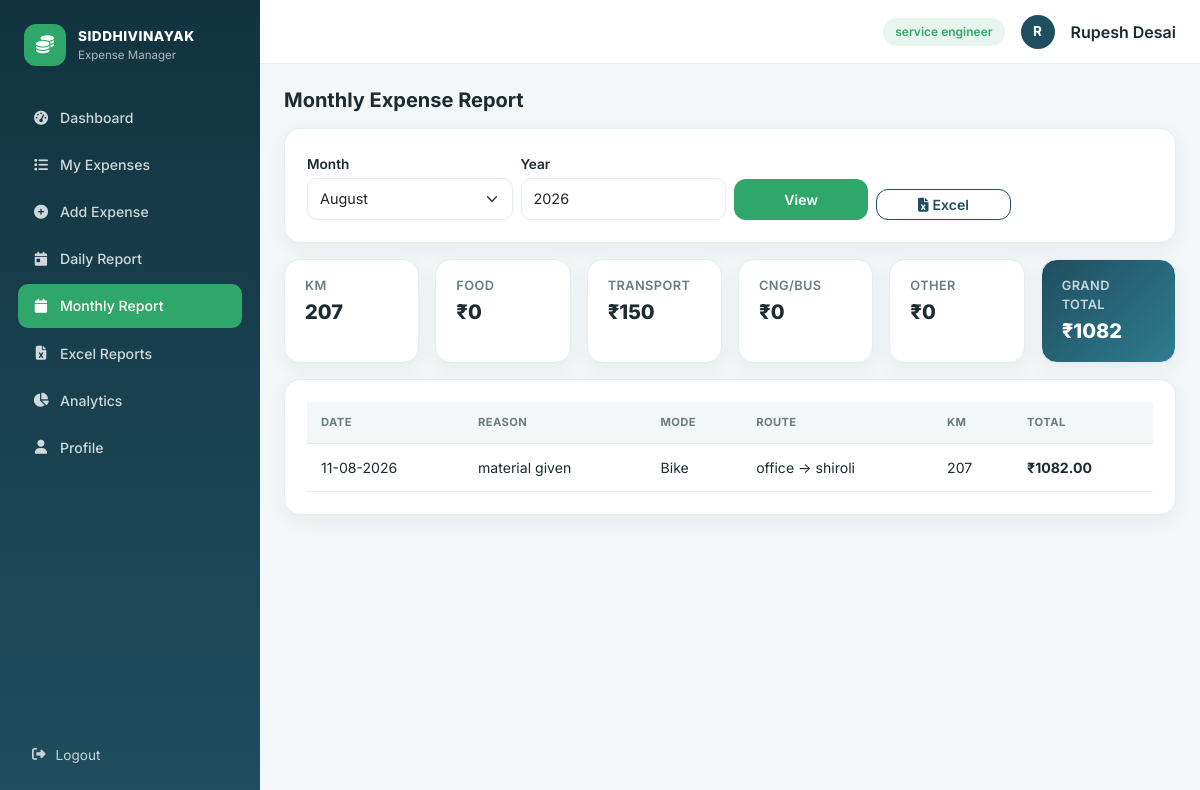
Screenshot of /monthly-report (signed in) with the database file from the repository.
### models.py (models this page shows, shortened)
class Employee(UserMixin, db.Model):
    __tablename__ = "employees"
    id = db.Column(db.Integer, primary_key=True)
    employee_code = db.Column(db.String(20), unique=True, nullable=False)
    name = db.Column(db.String(120), nullable=False)
    email = db.Column(db.String(120), unique=True, nullable=False)
    mobile = db.Column(db.String(20))
    designation = db.Column(db.String(100))
    department = db.Column(db.String(100))
    password_hash = db.Column(db.String(255), nullable=False)
    joining_date = db.Column(db.Date, default=date.today)
    role = db.Column(db.String(20), default="employee")  # employee | admin
    is_blocked = db.Column(db.Boolean, default=False)
    created_at = db.Column(db.DateTime, default=datetime.utcnow)
    expenses = db.relationship(
        "Expense", backref="employee", lazy=True, cascade="all, delete-orphan"
    )
    @property
    def is_active(self):
        return not self.is_blocked
    @property
    def is_admin(self):
        return self.role == "admin"

class Expense(db.Model):
    __tablename__ = "expenses"
    id = db.Column(db.Integer, primary_key=True)
    employee_id = db.Column(db.Integer, db.ForeignKey("employees.id"), nullable=False)
    expense_date = db.Column(db.Date, nullable=False, default=date.today)
    reason = db.Column(db.String(255), nullable=False)
    mode = db.Column(db.String(20), nullable=False)  # Bike/Bus/Train/Car/Auto/Cab/Other
    from_location = db.Column(db.String(120))
    to_location = db.Column(db.String(120))
    other_amount = db.Column(db.Float, default=0)
    cng_bus_amount = db.Column(db.Float, default=0)
    km = db.Column(db.Float, default=0)
    courier_transport_amount = db.Column(db.Float, default=0)
    food_amount = db.Column(db.Float, default=0)
    km_rate = db.Column(db.Float, default=0)
    km_amount = db.Column(db.Float, default=0)
    total_amount = db.Column(db.Float, default=0)
    notes = db.Column(db.Text)
    created_at = db.Column(db.DateTime, default=datetime.utcnow)
    updated_at = db.Column(db.DateTime, default=datetime.utcnow, onupdate=datetime.utcnow)

### routes/employee.py (the view)
@employee_bp.route("/monthly-report")
@login_required
def monthly_report():
    month = int(request.args.get("month", date.today().month))
    year = int(request.args.get("year", date.today().year))
    items = Expense.query.filter(
        Expense.employee_id == current_user.id,
        extract("month", Expense.expense_date) == month,
        extract("year", Expense.expense_date) == year,
    ).order_by(Expense.expense_date.asc()).all()
    summary = {
        "total_expenses": sum(e.total_amount or 0 for e in items),
        "km": sum(e.km or 0 for e in items),
        "food": sum(e.food_amount or 0 for e in items),
        "transport": sum(e.courier_transport_amount or 0 for e in items),
        "cng_bus": sum(e.cng_bus_amount or 0 for e in items),
        "other": sum(e.other_amount or 0 for e in items),
    }
    summary["grand_total"] = summary["total_expenses"]
    return render_template("monthly_report.html", items=items, summary=summary,
                            month=month, year=year)

### templates/monthly_report.html (shortened to what this page needs)
{% extends "base.html" %}
{% block content %}
<h5 class="fw-bold mb-3">Monthly Expense Report</h5>
<div class="panel mb-3">
  <form method="GET" class="row g-2 align-items-end">
    <div class="col-md-3">
      <label class="form-label mb-1">Month</label>
      <select name="month" class="form-select form-select-sm">
        {% for i in range(1,13) %}
        <option value="{{ i }}" {{ 'selected' if i == month }}>{{ ["January","February","March","April","May","June","July","August","September","October","November","December"][i-1] }}</option>
        {% endfor %}
      </select>
    </div>
    <div class="col-md-3">
      <label class="form-label mb-1">Year</label>
      <input type="number" name="year" value="{{ year }}" class="form-control form-control-sm">
    </div>
    <div class="col-md-2">
      <button class="btn btn-brand btn-sm w-100">View</button>
    </div>
    <div class="col-md-2">
      <a class="btn btn-outline-brand btn-sm w-100" href="{{ url_for('excel.export_monthly', month=month, year=year) }}"><i class="fa-solid fa-file-excel me-1"></i>Excel</a>
    </div>
  </form>
</div>
<div class="row g-3 mb-3">
  <div class="col-6 col-md-2"><div class="stat-card py-3"><div class="stat-label">KM</div><div class="stat-value fs-5">{{ "%.0f"|format(summary.km) }}</div></div></div>
  <div class="col-6 col-md-2"><div class="stat-card py-3"><div class="stat-label">Food</div><div class="stat-value fs-5">₹{{ "%.0f"|format(summary.food) }}</div></div></div>
  <div class="col-6 col-md-2"><div class="stat-card py-3"><div class="stat-label">Transport</div><div class="stat-value fs-5">₹{{ "%.0f"|format(summary.transport) }}</div></div></div>
  <div class="col-6 col-md-2"><div class="stat-card py-3"><div class="stat-label">CNG/Bus</div><div class="stat-value fs-5">₹{{ "%.0f"|format(summary.cng_bus) }}</div></div></div>
  <div class="col-6 col-md-2"><div class="stat-card py-3"><div class="stat-label">Other</div><div class="stat-value fs-5">₹{{ "%.0f"|format(summary.other) }}</div></div></div>
  <div class="col-6 col-md-2"><div class="stat-card py-3" style="background:linear-gradient(135deg,#1f4e5f,#2f7c8f);color:#fff;"><div class="stat-label" style="color:rgba(255,255,255,.75);">Grand Total</div><div class="stat-value fs-5">₹{{ "%.0f"|format(summary.grand_total) }}</div></div></div>
</div>
<div class="panel">
  <div class="table-responsive">
    <table class="table-modern">
      <thead><tr><th>Date</th><th>Reason</th><th>Mode</th><th>Route</th><th>KM</th><th>Total</th></tr></thead>
      <tbody>
        {% for e in items %}
        <tr>
          <td>{{ e.expense_date.strftime('%d-%m-%Y') }}</td>
          <td>{{ e.reason }}</td>
          <td class="text-capitalize">{{ e.mode }}</td>
          <td>{{ e.from_location }} → {{ e.to_location }}</td>
          <td>{{ e.km|int if e.km else "—" }}</td>
          <td class="fw-bold">₹{{ "%.2f"|format(e.total_amount) }}</td>
        </tr>
        {% else %}
        <tr><td colspan="6" class="text-center text-muted py-4">No expenses for this month.</td></tr>
        {% endfor %}
      </tbody>
    </table>
  </div>
</div>
{% endblock %}

### templates/base.html (shortened to what this page needs)
<!DOCTYPE html>
<html lang="en">
<head>
<link href="https://cdn.jsdelivr.net/npm/bootstrap@5.3.3/dist/css/bootstrap.min.css" rel="stylesheet">
<link rel="stylesheet" href="https://cdnjs.cloudflare.com/ajax/libs/font-awesome/6.5.2/css/all.min.css">
<link rel="stylesheet" href="{{ url_for('static', filename='css/style.css') }}">
</head>
<body class="{% if current_user.is_authenticated %}has-shell{% endif %}">
{% if current_user.is_authenticated %}
<div class="app-shell">
  <aside class="sidebar d-none d-lg-flex flex-column">
    <div class="sidebar-brand">
      <div class="brand-mark"><i class="fa-solid fa-coins"></i></div>
      <div>
        <div class="brand-title">SIDDHIVINAYAK</div>
        <div class="brand-sub">Expense Manager</div>
      </div>
    </div>
    <nav class="sidebar-nav">
      {% if current_user.is_admin %}
        <a href="{{ url_for('admin.dashboard') }}" class="nav-link {{ 'active' if request.endpoint == 'admin.dashboard' }}"><i class="fa-solid fa-gauge-high"></i> Dashboard</a>
        <a href="{{ url_for('admin.employees') }}" class="nav-link {{ 'active' if request.endpoint and request.endpoint.startswith('admin.employ') }}"><i class="fa-solid fa-users"></i> Employees</a>
        <a href="{{ url_for('admin.all_expenses') }}" class="nav-link {{ 'active' if request.endpoint == 'admin.all_expenses' }}"><i class="fa-solid fa-receipt"></i> All Expenses</a>
        <a href="{{ url_for('admin.reports') }}" class="nav-link {{ 'active' if request.endpoint and request.endpoint.startswith('admin.reports') or request.endpoint == 'admin.employee_report' }}"><i class="fa-solid fa-chart-line"></i> Reports</a>
        <a href="{{ url_for('excel.export_all_employees') }}" class="nav-link"><i class="fa-solid fa-file-excel"></i> Excel Export</a>
        <a href="{{ url_for('admin.rates') }}" class="nav-link {{ 'active' if request.endpoint == 'admin.rates' }}"><i class="fa-solid fa-road"></i> KM Rates</a>
        <a href="{{ url_for('admin.settings') }}" class="nav-link {{ 'active' if request.endpoint == 'admin.settings' }}"><i class="fa-solid fa-gear"></i> Settings</a>
      {% else %}
        <a href="{{ url_for('employee.dashboard') }}" class="nav-link {{ 'active' if request.endpoint == 'employee.dashboard' }}"><i class="fa-solid fa-gauge-high"></i> Dashboard</a>
        <a href="{{ url_for('employee.expenses') }}" class="nav-link {{ 'active' if request.endpoint == 'employee.expenses' }}"><i class="fa-solid fa-list"></i> My Expenses</a>
        <a href="{{ url_for('employee.add_expense') }}" class="nav-link {{ 'active' if request.endpoint == 'employee.add_expense' }}"><i class="fa-solid fa-circle-plus"></i> Add Expense</a>
        <a href="{{ url_for('employee.daily_report') }}" class="nav-link {{ 'active' if request.endpoint == 'employee.daily_report' }}"><i class="fa-solid fa-calendar-day"></i> Daily Report</a>
        <a href="{{ url_for('employee.monthly_report') }}" class="nav-link {{ 'active' if request.endpoint == 'employee.monthly_report' }}"><i class="fa-solid fa-calendar"></i> Monthly Report</a>
        <a href="{{ url_for('excel.export_all') }}" class="nav-link"><i class="fa-solid fa-file-excel"></i> Excel Reports</a>
        <a href="{{ url_for('employee.analytics') }}" class="nav-link {{ 'active' if request.endpoint == 'employee.analytics' }}"><i class="fa-solid fa-chart-pie"></i> Analytics</a>
        <a href="{{ url_for('employee.profile') }}" class="nav-link {{ 'active' if request.endpoint == 'employee.profile' }}"><i class="fa-solid fa-user"></i> Profile</a>
      {% endif %}
    </nav>
    <a href="{{ url_for('auth.logout') }}" class="sidebar-logout"><i class="fa-solid fa-right-from-bracket"></i> Logout</a>
  </aside>
  <div class="main-col">
    <header class="topbar">
      <div class="ms-auto d-flex align-items-center gap-3">
        <span class="badge-role">{{ 'Administrator' if current_user.is_admin else current_user.designation }}</span>
        <div class="avatar-circle">{{ current_user.name[0] }}</div>
        <span class="d-none d-md-inline fw-semibold">{{ current_user.name }}</span>
      </div>
    </header>
    <main class="content-area pb-5 pb-lg-4">
      {% block content %}{% endblock %}
    </main>
  </div>
</div>
{% endif %}
</body>
</html>

### static/css/style.css (style rules this page uses)
:root { --brand-dark:#12333f; --brand:#1f4e5f; --brand-light:#2f7c8f; --accent:#2fa66a; --accent-soft:#e8f5ee; --bg:#f4f7f8; --card:#ffffff; --text:#1c2b30; --muted:#6b7c80; --border:#e6edee; --radius:16px; --shadow:0 6px 20px rgba(18,51,63,.06); }
* { box-sizing:border-box; }
body { font-family:'Inter',system-ui,-apple-system,sans-serif; background:var(--bg); color:var(--text); margin:0; }
.app-shell { display:flex;min-height:100vh; }
.sidebar { width:260px;flex-shrink:0; background:linear-gradient(180deg,var(--brand-dark),var(--brand)); color:#fff;padding:24px 18px; }
.sidebar-brand { display:flex;align-items:center;gap:12px;margin-bottom:30px;padding:0 6px; }
.brand-mark { width:42px;height:42px;border-radius:12px;background:var(--accent);display:flex;align-items:center;justify-content:center;font-size:18px; }
.brand-title { font-weight:800;font-size:.85rem;letter-spacing:.5px; }
.brand-sub { font-size:.72rem;color:rgba(255,255,255,.65); }
.sidebar-nav { display:flex;flex-direction:column;gap:4px;flex:1; }
.sidebar-nav .nav-link { color:rgba(255,255,255,.8); padding:11px 14px;border-radius:10px;font-size:.88rem;font-weight:500; display:flex;align-items:center;gap:10px;transition:.15s; }
.sidebar-nav .nav-link i { width:18px;text-align:center; }
.sidebar-nav .nav-link.active { background:var(--accent);color:#fff; }
.sidebar-logout { color:rgba(255,255,255,.75);padding:11px 14px;font-size:.85rem;text-decoration:none;display:flex;gap:10px;align-items:center; }
.main-col { flex:1;display:flex;flex-direction:column;min-width:0; }
.topbar { height:64px;background:var(--card);border-bottom:1px solid var(--border); display:flex;align-items:center;padding:0 24px;position:sticky;top:0;z-index:10; }
.badge-role { background:var(--accent-soft);color:var(--accent);font-size:.75rem;font-weight:600;padding:5px 12px;border-radius:20px; }
.avatar-circle { width:34px;height:34px;border-radius:50%;background:var(--brand);color:#fff;display:flex;align-items:center;justify-content:center;font-weight:700;font-size:.85rem; }
.content-area { padding:24px;max-width:1300px;width:100%;margin:0 auto; }
.stat-card { background:var(--card);border-radius:var(--radius);box-shadow:var(--shadow); padding:20px;border:1px solid var(--border);height:100%; }
.stat-card .stat-label { color:var(--muted);font-size:.8rem;font-weight:600;text-transform:uppercase;letter-spacing:.4px; }
.stat-card .stat-value { font-size:1.6rem;font-weight:800;margin-top:2px; }
.panel { background:var(--card);border-radius:var(--radius);box-shadow:var(--shadow); border:1px solid var(--border);padding:22px; }
.btn-brand { background:var(--accent);border:none;color:#fff;font-weight:600; border-radius:12px;padding:10px 20px;transition:.15s; }
.btn-outline-brand { border:1.5px solid var(--brand);color:var(--brand);border-radius:12px;font-weight:600; }
.table-modern { width:100%;border-collapse:separate;border-spacing:0;font-size:.88rem; }
.table-modern thead th { background:var(--bg);color:var(--muted);font-weight:700;text-transform:uppercase;font-size:.7rem; letter-spacing:.4px;padding:12px 14px;border-bottom:1px solid var(--border);white-space:nowrap; }
.table-modern tbody td { padding:13px 14px;border-bottom:1px solid var(--border);vertical-align:middle; }
.form-label { font-weight:600;font-size:.85rem; }
.form-control,.form-select { border-radius:10px;border:1px solid var(--border);padding:9px 12px;font-size:.9rem; }

### rows the page displays
Employee: role+designation "service engineer", name "R", name "Rupesh Desai"
Expense: expense_date "11-08-2026", reason "material given", mode "Bike", from_location "office", to_location "shiroli", km "207", total_amount "1082.00"

### other values shown
{{ "%.0f"|format(summary.km) }} "207"
{{ "%.0f"|format(summary.food) }} "0"
{{ "%.0f"|format(summary.transport) }} "150"
{{ "%.0f"|format(summary.cng_bus) }} "0"
{{ "%.0f"|format(summary.other) }} "0"
{{ "%.0f"|format(summary.grand_total) }} "1082"
form field month "August"
